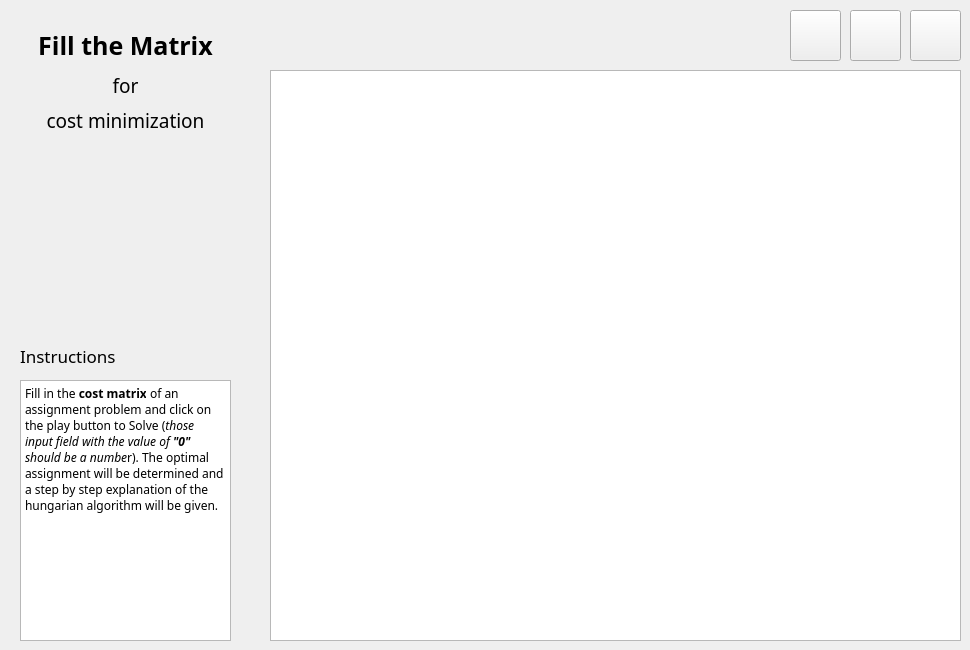
    <widget class="QWidget" name="tab_2">
     <attribute name="title">
      <string>Tab 2</string>
     </attribute>
     <widget class="QPushButton" name="playButton">
      <property name="geometry">
       <rect>
        <x>910</x>
        <y>10</y>
        <width>51</width>
        <height>51</height>
       </rect>
      </property>
      <property name="text">
       <string/>
      </property>
      <property name="icon">
       <iconset resource="hungarian_icons.qrc">
        <normaloff>:/icons/play.png</normaloff>:/icons/play.png</iconset>
      </property>
      <property name="iconSize">
       <size>
        <width>45</width>
        <height>45</height>
       </size>
      </property>
     </widget>
     <widget class="QPushButton" name="backButton">
      <property name="geometry">
       <rect>
        <x>850</x>
        <y>10</y>
        <width>51</width>
        <height>51</height>
       </rect>
      </property>
      <property name="text">
       <string/>
      </property>
      <property name="icon">
       <iconset resource="hungarian_icons.qrc">
        <normaloff>:/icons/back.png</normaloff>:/icons/back.png</iconset>
      </property>
      <property name="iconSize">
       <size>
        <width>45</width>
        <height>45</height>
       </size>
      </property>
     </widget>
     <widget class="QPushButton" name="refreshButton">
      <property name="geometry">
       <rect>
        <x>790</x>
        <y>10</y>
        <width>51</width>
        <height>51</height>
       </rect>
      </property>
      <property name="text">
       <string/>
      </property>
      <property name="icon">
       <iconset resource="hungarian_icons.qrc">
        <normaloff>:/icons/reset.png</normaloff>:/icons/reset.png</iconset>
      </property>
      <property name="iconSize">
       <size>
        <width>45</width>
        <height>45</height>
       </size>
      </property>
     </widget>
     <widget class="QTableWidget" name="matrixTable">
      <property name="geometry">
       <rect>
        <x>270</x>
        <y>70</y>
        <width>691</width>
        <height>571</height>
       </rect>
      </property>
      <property name="font">
       <font>
        <family>Segoe UI Light</family>
        <pointsize>10</pointsize>
        <weight>75</weight>
        <bold>true</bold>
       </font>
      </property>
      <property name="tabletTracking">
       <bool>false</bool>
      </property>
      <property name="autoFillBackground">
       <bool>true</bool>
      </property>
      <property name="midLineWidth">
       <number>3</number>
      </property>
      <property name="sizeAdjustPolicy">
       <enum>QAbstractScrollArea::AdjustToContentsOnFirstShow</enum>
      </property>
      <property name="alternatingRowColors">
       <bool>true</bool>
      </property>
      <property name="textElideMode">
       <enum>Qt::ElideMiddle</enum>
      </property>
      <property name="showGrid">
       <bool>true</bool>
      </property>
      <property name="gridStyle">
       <enum>Qt::DashLine</enum>
      </property>
      <attribute name="horizontalHeaderVisible">
       <bool>false</bool>
      </attribute>
      <attribute name="horizontalHeaderCascadingSectionResizes">
       <bool>true</bool>
      </attribute>
      <attribute name="horizontalHeaderDefaultSectionSize">
       <number>80</number>
      </attribute>
      <attribute name="horizontalHeaderMinimumSectionSize">
       <number>80</number>
      </attribute>
      <attribute name="verticalHeaderVisible">
       <bool>false</bool>
      </attribute>
      <attribute name="verticalHeaderCascadingSectionResizes">
       <bool>false</bool>
      </attribute>
     </widget>
     <widget class="QTextBrowser" name="textBrowser">
      <property name="geometry">
       <rect>
        <x>20</x>
        <y>380</y>
        <width>211</width>
        <height>261</height>
       </rect>
      </property>
      <property name="font">
       <font>
        <family>Segoe UI Light</family>
       </font>
      </property>
      <property name="html">
       <string>&lt;!DOCTYPE HTML PUBLIC &quot;-//W3C//DTD HTML 4.0//EN&quot; &quot;http://www.w3.org/TR/REC-html40/strict.dtd&quot;&gt;
&lt;html&gt;&lt;head&gt;&lt;meta name=&quot;qrichtext&quot; content=&quot;1&quot; /&gt;&lt;style type=&quot;text/css&quot;&gt;
p, li { white-space: pre-wrap; }
&lt;/style&gt;&lt;/head&gt;&lt;body style=&quot; font-family:'Segoe UI Light'; font-size:9pt; font-weight:400; font-style:normal;&quot;&gt;
&lt;p style=&quot; margin-top:0px; margin-bottom:0px; margin-left:0px; margin-right:0px; -qt-block-indent:0; text-indent:0px;&quot;&gt;&lt;span style=&quot; font-family:'Verdana'; color:#000000; background-color:#ffffff;&quot;&gt;Fill in the &lt;/span&gt;&lt;span style=&quot; font-family:'Verdana'; font-weight:600; color:#000000; background-color:#ffffff;&quot;&gt;cost matrix&lt;/span&gt;&lt;span style=&quot; font-family:'Verdana'; color:#000000; background-color:#ffffff;&quot;&gt; of an assignment problem and click on the play button to Solve (&lt;/span&gt;&lt;span style=&quot; font-family:'Verdana'; font-style:italic; color:#000000; background-color:#ffffff;&quot;&gt;those input field with the value of &lt;/span&gt;&lt;span style=&quot; font-family:'Verdana'; font-weight:600; font-style:italic; color:#000000; background-color:#ffffff;&quot;&gt;&amp;quot;0&amp;quot;&lt;/span&gt;&lt;span style=&quot; font-family:'Verdana'; font-style:italic; color:#000000; background-color:#ffffff;&quot;&gt; should be a numbe&lt;/span&gt;&lt;span style=&quot; font-family:'Verdana'; color:#000000; background-color:#ffffff;&quot;&gt;r). The optimal assignment will be determined and a step by step explanation of the hungarian algorithm will be given.&lt;/span&gt;&lt;/p&gt;&lt;/body&gt;&lt;/html&gt;</string>
      </property>
     </widget>
     <widget class="QLabel" name="label_4">
      <property name="geometry">
       <rect>
        <x>20</x>
        <y>30</y>
        <width>211</width>
        <height>31</height>
       </rect>
      </property>
      <property name="font">
       <font>
        <family>Segoe UI Light</family>
        <pointsize>19</pointsize>
        <weight>75</weight>
        <bold>true</bold>
        <kerning>true</kerning>
       </font>
      </property>
      <property name="text">
       <string>Fill the Matrix</string>
      </property>
      <property name="alignment">
       <set>Qt::AlignCenter</set>
      </property>
     </widget>
     <widget class="QLabel" name="label_5">
      <property name="geometry">
       <rect>
        <x>20</x>
        <y>340</y>
        <width>111</width>
        <height>31</height>
       </rect>
      </property>
      <property name="font">
       <font>
        <family>Segoe UI Light</family>
        <pointsize>13</pointsize>
        <kerning>true</kerning>
       </font>
      </property>
      <property name="text">
       <string>Instructions</string>
      </property>
      <property name="alignment">
       <set>Qt::AlignLeading|Qt::AlignLeft|Qt::AlignVCenter</set>
      </property>
     </widget>
     <widget class="QLabel" name="label_6">
      <property name="geometry">
       <rect>
        <x>30</x>
        <y>100</y>
        <width>191</width>
        <height>41</height>
       </rect>
      </property>
      <property name="font">
       <font>
        <family>Segoe UI Light</family>
        <pointsize>14</pointsize>
        <kerning>true</kerning>
       </font>
      </property>
      <property name="text">
       <string>cost minimization</string>
      </property>
      <property name="alignment">
       <set>Qt::AlignCenter</set>
      </property>
     </widget>
     <widget class="QLabel" name="label_9">
      <property name="geometry">
       <rect>
        <x>30</x>
        <y>60</y>
        <width>191</width>
        <height>51</height>
       </rect>
      </property>
      <property name="font">
       <font>
        <family>Segoe UI Light</family>
        <pointsize>14</pointsize>
        <kerning>true</kerning>
       </font>
      </property>
      <property name="text">
       <string>for</string>
      </property>
      <property name="alignment">
       <set>Qt::AlignCenter</set>
      </property>
     </widget>
    </widget>
